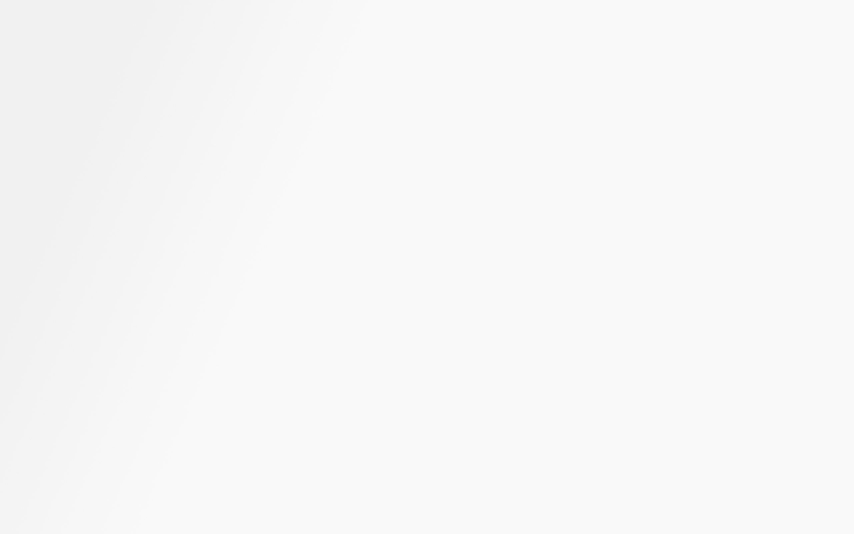
#> input picture inputs/1.filling/hope.jpg, 2560 x 1600 px, found by its file name (shown at 1/3 size)
$ jupyter execute --allow-errors Filling_test.ipynb
#> lines starting #> are read from the running program, lines starting #| are printed output that depends on the picture; after the words box and inside, x2 and y2 are one past the last pixel; in counts of white or black regions, pixels touching at a corner belong together
### PixelLocation.py

import cv2
import numpy as np
import matplotlib.pyplot as plt


# used to determine if pixel index is inside ROI
def in_omega(index, mask):
    return mask[index] == 1

#3 Function to find the indices of the ROI of the mask
def ROI_points(mask):

    non0= np.nonzero(mask)
    list_points=list(zip(non0[0],non0[1]))

    return list_points

#function to get the 4 neighbours surrounding a pixel
def surrounding_pixels(index):
    i,j=index

    value=[(i+1,j), (i-1,j),(i,j+1),(i,j-1)]
    return value

def pixel_location(index, mask):
    if not np.any(in_omega(index,mask)):
        return False
    for pix in surrounding_pixels(index):
        if not np.any(in_omega(pix,mask)):
            return True

    return False

### sparse_matrix.py
import cv2
import numpy as np
import matplotlib.pyplot as plt
from PIL import Image
from cv2 import imshow
import scipy.sparse as SC
import scipy.sparse.linalg as linalg
from PixelLocation import surrounding_pixels


# Function to make cooefficient matrix(The sparse A matrix)

def sparse_matrix(Indices):

  m=len(Indices)

  A_Mat=SC.lil_matrix((m,m))
  for i, index in enumerate(Indices):
    A_Mat[i,i]=4

    for x in surrounding_pixels(index):
      if x not in Indices:
        continue
      j=Indices.index(x)
      A_Mat[i,j]=-1

  return A_Mat

### Laplacian_of_ROI.py

def laplace(src,index):
    i, j= index
    value= (4*src[i,j])-(1 * src[i + 1, j]) - (1 * src[i - 1, j]) - (1 * src[i, j + 1]) - (
                1 * src[i, j - 1])

    return value

### Tests/Filling_test.ipynb
[cell 1]
import cv2
import numpy as np
import matplotlib.pyplot as plt
import scipy.sparse as SC
import scipy.sparse.linalg as linalg
from PixelLocation import ROI_points
from PixelLocation import pixel_location
from PixelLocation import surrounding_pixels
from PixelLocation import in_omega
from sparse_matrix import sparse_matrix
from Laplacian_of_ROI import laplace
from Selecting_ROI import mousepoints
from Selecting_ROI import get_omega
from create_mask import create_mask

[cell 2]
points=[] # holds the values of the selected coordinates
def mousepoints(events,x, y,flags,parameters):
    global points

    if events==cv2.EVENT_LBUTTONDOWN:
        points.append((x,y))

    return

def get_omega(im):
    global points

    cv2.imshow("Please Click on image to get ROI points",im)
    cv2.setMouseCallback("Please Click on image to get ROI points", mousepoints)
    cv2.waitKey(0)


    photo = im.copy() # making a copy of our image for visulalisation
    new_img=cv2.polylines(photo, np.int32([points]), isClosed=True, color=(0,0,255),thickness=4) # draw a polygon of our region of interest

    return points, photo, new_img

[cell 3]
#Click on the image to generate the mask

source_path=r"inputs\1.filling\hope.jpg" #https://www.joom.com/en/products/5bc6eb7c28fc710198a726a1
target_path=r"inputs\1.filling\Me.jpg" #https://unsplash.com/images/nature/space

src= cv2.imread(source_path,cv2.IMREAD_GRAYSCALE)
#> src is the input picture: shape (1600, 2560); min 240, max 250, mean 247.6
target=cv2.imread(target_path,cv2.IMREAD_GRAYSCALE)
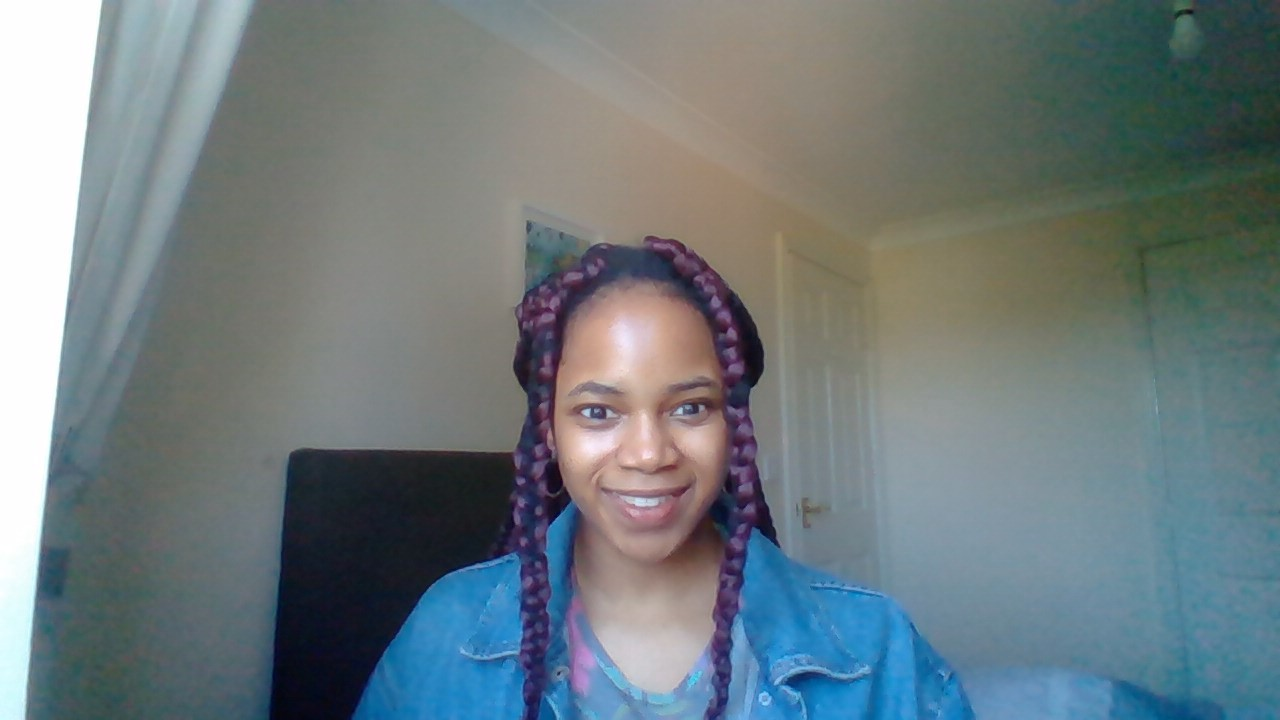
#> input picture inputs/1.filling/Me.jpg, 1280 x 720 px, found by its file name
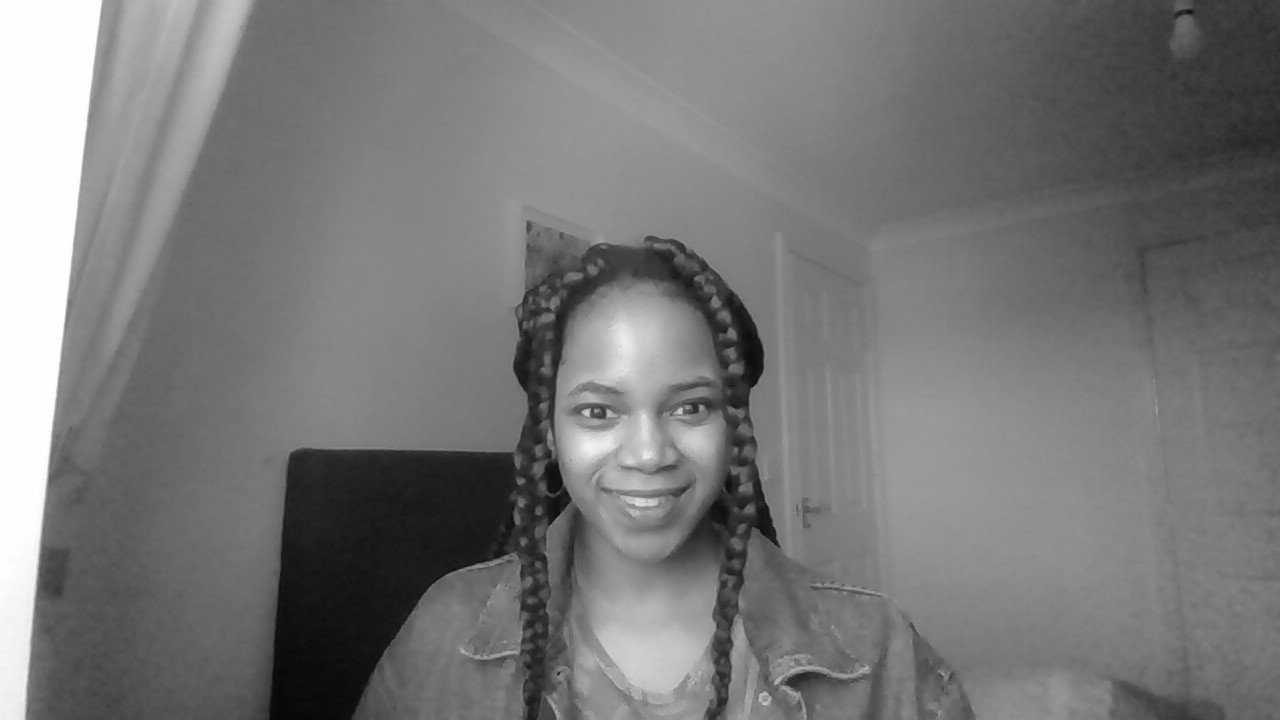
#> target: shape (720, 1280); min 5, max 255, mean 119.4

# resizing the images because the larger the images the more time it takes for the A matrix to computed
src= cv2.resize(src,(200,150))
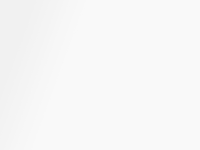
#> src: shape (150, 200); min 241, max 249, mean 247.6
target=cv2.resize(target,(200,150))
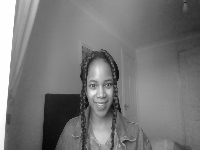
#> target: shape (150, 200); min 6, max 255, mean 119.3

points.clear()#clearing the list to put new values

boundary=get_omega(target)
#> (the rest of this cell did not finish here and is left out)

[cell 4]
def fill(src,target,mask):

    Indicies=ROI_points(mask)
    A_Mat=sparse_matrix(Indicies)
    M= len(Indicies)

    B_Mat= np.zeros(M) # This is the B matrix

    for i, index in enumerate(Indicies):

        B_Mat[i]=laplace(src,index)

        if pixel_location(index,mask): #checking if pixel is on the boundary
            for pixels in surrounding_pixels(index): #the surrounding pixels
                if not np.any(in_omega(pixels,mask)): # pixels npt in ROI
                    B_Mat[i] += target[pixels]

    x=linalg.cg(A_Mat,B_Mat) #solve for x to get new pixels
    new_image=np.copy(target).astype(int)
    for i, index in enumerate(Indicies):
        new_image[index]=x[0][i]

    return new_image


mask=cv2.imread(r"inputs\1.filling\fill mask.jpg")
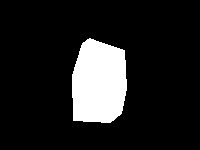
#> input picture inputs/1.filling/fill mask.jpg, 200 x 150 px, found by its file name
#> mask is the input picture: shape (150, 200, 3); min 0, max 255, mean 33.4
if __name__ == '__main__':
    mask=mask.astype(np.float64)/255
    mask[mask !=1] =0
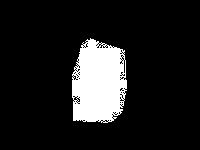
#> mask: shape (150, 200, 3) float64; values 0 (black) and 1 (white), 12.2% white; 1 white region, box (x1, y1, x2, y2) and area: (72, 38, 127, 123) 3657

    new_image=[fill(src,target,mask)]
#> in ROI_points, `list_points=list(zip(non0[0],non0[1]))`: list_points = 10971 pairs, first value 38 to 122, second value 72 to 126
#> in fill, `Indicies=ROI_points(mask)`: Indicies has the same summary as list_points in ROI_points
#> in sparse_matrix, `m=len(Indices)`: m = 10971
#> the loop in sparse_matrix, `for i, index in enumerate(Indices):` made 10971 passes
#> the loop in fill, `for i, index in enumerate(Indicies): ` made 10971 passes
#> after the loop in fill, `for i, index in enumerate(Indicies):`: B_Mat = 10971 values, max 582 at index 48, min 0 at index 30, mean 31.19
#> the loop in fill, `for i, index in enumerate(Indicies):` made 10971 passes
#> index on passes 1 to 3: (38, 90), (38, 90), (38, 90)
#> after the loop in fill, `for i, index in enumerate(Indicies):`:
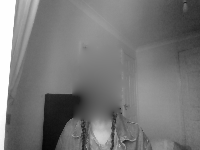
#> new_image: shape (150, 200) int64; min 6, max 255, mean 119.3
    new=cv2.merge(new_image)
    new = new.astype(np.uint8)

    new= cv2.imwrite(r"Results\1.filling\output.jpg", new)
